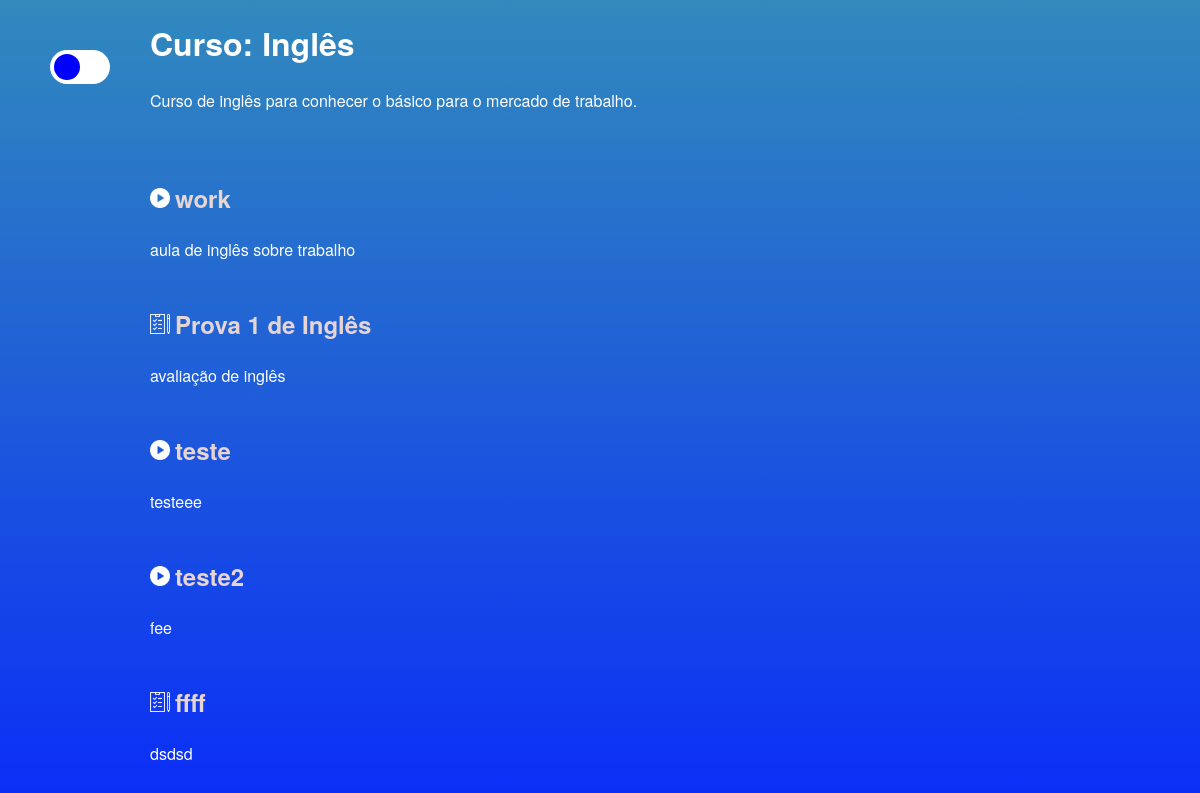
Page /PHP/curso.php?id_curso=8 (signed in) on the committed database.
### tables this page shows
CREATE TABLE `cursos` (
  `id_curso` int(11) NOT NULL,
  `titulo` varchar(500) NOT NULL,
  `descricao` varchar(1000) NOT NULL,
  `custo` decimal(7,2) DEFAULT NULL,
  `carga_horario` varchar(50) DEFAULT NULL
);

CREATE TABLE `aulas` (
  `id_aula` int(11) NOT NULL,
  `id_curso` int(11) NOT NULL,
  `titulo_aula` varchar(500) NOT NULL,
  `descricao_aula` varchar(2000) NOT NULL,
  `link_video` varchar(2000) NOT NULL
);

CREATE TABLE `avaliacoes` (
  `id_avaliacao` int(11) NOT NULL,
  `id_curso` int(11) NOT NULL,
  `id_aula` int(11) NOT NULL,
  `titulo_avaliacao` varchar(500) NOT NULL,
  `descricao_avaliacao` varchar(2000) NOT NULL
);

### PHP/back/exibir_curso.php (called while the page is built, shortened)
<?php
class Cursos
{
    private $mysql;
    public function __construct(mysqli $mysql)
    {
        $this->mysql = $mysql;
    }
    public function encontrarPorId(string $id): array
    {
        $selecionaCurso = $this->mysql->prepare("SELECT * FROM cursos WHERE id_curso = ?");
        $selecionaCurso->bind_param('s', $id);
        $selecionaCurso->execute();
        $curso = $selecionaCurso->get_result()->fetch_assoc();
        return $curso;
    }
}

### PHP/back/exibir_aula.php (called while the page is built, shortened)
<?php
class Aulas
{
    private $mysql;
    public function __construct(mysqli $mysql)
    {
        $this->mysql = $mysql;
    }
    public function exibirTodosAulas(string $id_curso): array
    {
        $resultado = $this->mysql->query("SELECT id_aula,id_curso, titulo_aula, descricao_aula FROM aulas  where id_curso=$id_curso");
        $aulas = $resultado->fetch_all(MYSQLI_ASSOC);
        return $aulas;
    }
}

### PHP/back/exibir_avaliacoes.php (called while the page is built, shortened)
<?php
class Avaliacoes
{
    private $mysql;
    public function __construct(mysqli $mysql)
    {
        $this->mysql = $mysql;
    }
    public function exibirTodosAvaliacoes(string $id_curso): array
    {
        $resultado = $this->mysql->query("SELECT * FROM avaliacoes where id_curso='$id_curso'");
        $avaliacoes = $resultado->fetch_all(MYSQLI_ASSOC);
        return $avaliacoes;
    }
}

### PHP/curso.php (the view, shortened to what this page needs)
<?php
require 'back/exibir_perfil.php';
require 'back/config.php';
include 'back/exibir_curso.php';
require 'back/exibir_aula.php';
require 'back/exibir_avaliacoes.php';
$obj_curso = new Cursos($mysql);
$avaliacao = new Avaliacoes($mysql);
$aula = new Aulas($mysql);
$curso = $obj_curso->encontrarPorId($_GET['id_curso']);
$aulas =$aula->exibirTodosAulas($curso['id_curso']);
$avaliacoes = $avaliacao->exibirTodosAvaliacoes($curso['id_curso']);
?>
<!DOCTYPE html>
<html lang="pt-br">
    <head>
        <link rel="stylesheet" type="text/css" href="../CSS/curso.css">
        <link rel="stylesheet" type="text/css" href="../CSS/dark.css">
    </head>
    <body>
        <div class="dark">
            <label class="switch">
                <div class="switch-wrapper">
                    <span class="switch-button"></span>
                </div>
            </label>
        </div>
        <div class="container">
            <div class="curso">
                <h1>
                    Curso: <?php echo $curso['titulo']; ?>
                </h1>
                <br>
                <p>
                    <?php echo nl2br($curso['descricao']); ?>
                </p>
            </div> <br><br><br>
            <div class="aulas">
                <?php foreach($aulas as $aula):?>
                    <h2>
                        <a href="aula.php?id_aula=<?php echo $aula['id_aula']; ?>" target="_parent">
                        <img class="img_play" src="../IMG/botao-play.png"><?php echo $aula['titulo_aula']; ?>
                        </a>
                    </h2>
                    <br>
                    <p><?php echo nl2br($aula['descricao_aula']);?></p><br><br>
                    <?php foreach($avaliacoes as $avaliacao):?>
                        <?php if($avaliacao['id_aula']==$aula['id_aula']):?>
                            <h2><a href="avaliacao.php?id_avaliacao=<?php echo $avaliacao['id_avaliacao']; ?>" target="_parent">
                            <img class="img_play" src="../IMG/teste.png"><?php echo $avaliacao['titulo_avaliacao']; ?></a>
                            </h2>
                            <br>
                            <p><?php echo nl2br($avaliacao['descricao_avaliacao']);?></p><br><br>
                        <?php endif;?>
                    <?php endforeach;?>
                <?php endforeach; ?>
            </div>
        </div>
    </body>
</html>

### CSS/curso.css (style rules this page uses)
* { margin: 0; padding: 0; }
body { font-family: "Helvetica Neue", "Helvetica", "Helvetica", "Arial", "sans-serif"; box-sizing: border-box; width: 100%; min-height: 100vh; }
html { --background: linear-gradient(180deg, rgba(4, 112, 174, 0.82) 0%, rgba(5, 39, 248, 0.98) 100%); }
html { background: var(--background); }
a:link { color: rgb(231, 213, 213); text-decoration: none; }
.container { margin-top: 20px; width: 75%; margin-right: auto; margin-left: auto; height: auto; color: white; }
.img_play { height: 20px; width: 20px; margin-right: 5px; margin-top: 5px; }

### CSS/dark.css (style rules this page uses)
.dark { margin-top:30px; position: absolute; margin-left: 50px; }
.switch { display: flex; justify-content: center; align-items: center; cursor: pointer; }
.switch .switch-wrapper { display: inline-block; width: 60px; height: 34px; position: relative; }
.switch .switch-wrapper .switch-button { position: absolute; top: 0; left: 0; right: 0; bottom: 0; display: flex; justify-content: space-between; align-items: center; border-radius: 40px; background-color: white; }
.switch .switch-wrapper .switch-button::before { content: ""; width: 26px; height: 26px; position: absolute; left: 4px; bottom: 4px; border-radius: 50%; transition: .4s all ease; background-color: blue; }

### rows in the picture
cursos: titulo "Inglês", descricao "Curso de inglês para conhecer o básico para o mercado de trabalho."
aulas: titulo_aula "work", descricao_aula "aula de inglês sobre trabalho"
avaliacoes: titulo_avaliacao "Prova 1 de Inglês", descricao_avaliacao "avaliação de inglês"
aulas: titulo_aula "teste", descricao_aula "testeee"
aulas: titulo_aula "teste2", descricao_aula "fee"
avaliacoes: titulo_avaliacao "ffff", descricao_avaliacao "dsdsd"
